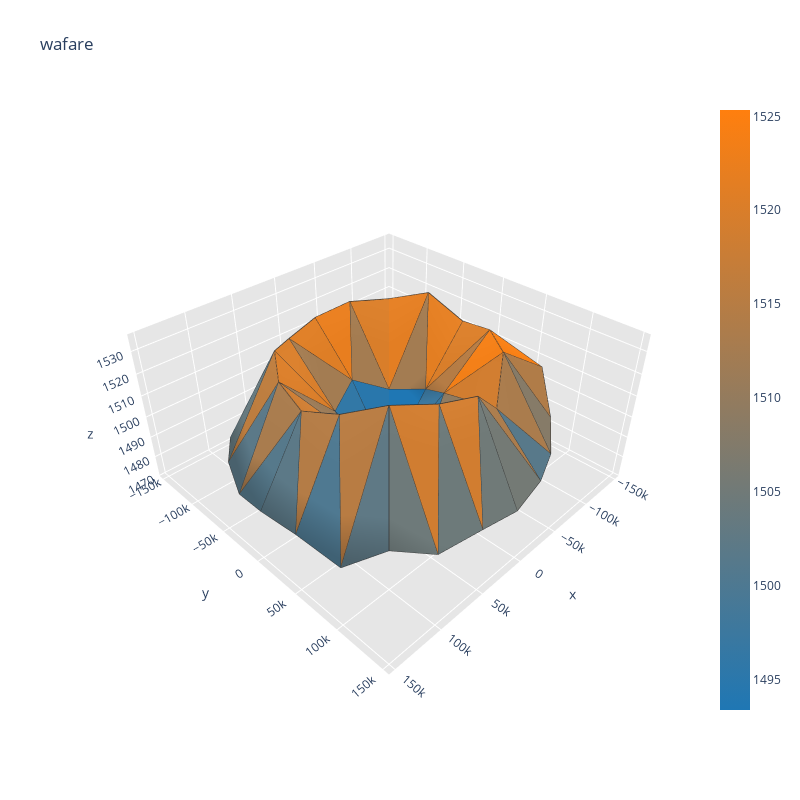

The notebook cell this image was saved under:
### Code cell
latent_points, labels, _ = generate_latent_points(latent_dim, 1)
pp = create_process_vector(YS[15])
print(pp)
X_test = generator_model.predict([latent_points, pp])

X_test = thickness_extraction(X_test[0])

visualize(X_test)

### Figure 1 — Plotly figure (JSON) as saved in the notebook; plotly's stock layout.template omitted (floating-point values rounded to 4 significant figures; data arrays with more than 128 entries replaced by an {"elided": "..."} marker saying what was removed)
{"data": [{"facecolor": ["rgb(76, 121, 146)", "rgb(94, 121, 133)", "rgb(92, 121, 135)", "rgb(109, 122, 122)", "rgb(86, 121, 139)", "rgb(165, 124, 81)", "rgb(141, 123, 98)", "rgb(177, 124, 72)", "rgb(56, 120, 161)", "rgb(180, 124, 70)", "rgb(216, 126, 43)", "rgb(209, 125, 48)", "rgb(143, 123, 97)", "rgb(208, 125, 49)", "rgb(169, 124, 78)", "rgb(218, 126, 42)", "rgb(214, 126, 45)", "rgb(243, 127, 23)", "rgb(227, 126, 35)", "rgb(217, 126, 42)", "rgb(46, 120, 169)", "rgb(245, 127, 21)", "rgb(255, 127, 14)", "rgb(176, 124, 73)", "rgb(222, 126, 38)", "rgb(163, 124, 82)", "rgb(232, 126, 31)", "rgb(164, 124, 81)", "rgb(50, 120, 166)", "rgb(41, 119, 172)", "rgb(113, 122, 119)", "rgb(226, 126, 35)", "rgb(140, 123, 99)", "rgb(129, 123, 107)", "rgb(207, 125, 50)", "rgb(130, 123, 107)", "rgb(205, 125, 51)", "rgb(155, 123, 88)", "rgb(211, 125, 47)", "rgb(171, 124, 76)", "rgb(41, 119, 173)", "rgb(51, 120, 165)", "rgb(32, 119, 179)", "rgb(143, 123, 97)", "rgb(58, 120, 160)", "rgb(91, 121, 136)", "rgb(189, 125, 63)", "rgb(103, 122, 127)", "rgb(217, 126, 42)", "rgb(181, 124, 69)", "rgb(227, 126, 34)", "rgb(163, 124, 82)", "rgb(60, 120, 159)", "rgb(31, 119, 180)", "rgb(88, 121, 138)", "rgb(170, 124, 77)", "rgb(134, 123, 104)", "rgb(182, 124, 68)", "rgb(247, 127, 20)", "rgb(176, 124, 72)", "rgb(188, 125, 64)", "rgb(230, 126, 33)", "rgb(116, 122, 117)", "rgb(171, 124, 76)", "rgb(112, 122, 120)", "rgb(209, 125, 48)", "rgb(79, 121, 145)", "rgb(184, 124, 67)", "rgb(95, 121, 133)", "rgb(109, 122, 122)", "rgb(208, 125, 49)", "rgb(110, 122, 122)"], "i": [38, 32, 44, 17, 22, 18, 13, 14, 2, 19, 6, 3, 10, 16, 21, 21, 12, 12, 4, 16, 8, 8, 24, 8, 18, 6, 5, 5, 5, 4, 33, 14, 33, 16, 35, 34, 7, 21, 19, 8, 6, 7, 39, 18, 39, 21, 41, 40, 0, 12, 14, 4, 3, 0, 27, 10, 27, 12, 29, 28, 9, 24, 26, 10, 9, 9, 45, 19, 45, 24, 47, 46], "j": [17, 13, 22, 36, 42, 17, 30, 13, 3, 22, 18, 10, 3, 36, 42, 6, 30, 3, 14, 4, 2, 19, 8, 24, 5, 5, 16, 4, 6, 5, 14, 33, 34, 35, 16, 35, 21, 7, 7, 7, 7, 8, 18, 39, 40, 41, 21, 41, 12, 0, 0, 0, 0, 4, 10, 27, 28, 29, 12, 29, 10, 9, 9, 9, 48, 24, 19, 45, 46, 47, 24, 47], "k": [37, 31, 43, 37, 43, 38, 31, 32, 1, 44, 20, 11, 2, 17, 22, 20, 13, 11, 15, 15, 1, 23, 23, 2, 17, 18, 17, 16, 1, 1, 32, 15, 15, 36, 15, 15, 22, 6, 22, 19, 1, 1, 38, 20, 20, 42, 20, 20, 13, 3, 13, 14, 1, 1, 26, 11, 11, 30, 11, 11, 2, 2, 25, 26, 25, 48, 44, 23, 23, 48, 23, 23], "name": "", "type": "mesh3d", "x": [-49000, 0, 3e-12, -34650.0, -34650.0, -9.001e-12, 34650.0, 49000, 34650.0, 6.001e-12, -37503, -69300.0, -90540.0, -98000, -90540.0, -69300.0, -37503, -1.8e-11, 37503, 90540.0, 69300.0, 90540.0, 98000, 69300.0, 37503, 9.001e-12, -38050.0, -73500, -103945, -127306, -141991, -147000, -141991, -127306, -103945, -73500, -38050.0, -2.7e-11, 38050.0, 73500, 103945, 127306, 141991, 147000, 141991, 127306, 103945, 73500, 38050.0], "y": [6.001e-12, 0, 49000, 34650.0, -34650.0, -49000, -34650.0, -1.2e-11, 34650.0, 98000, 90540.0, 69300.0, 37503, 1.2e-11, -37503, -69300.0, -90540.0, -98000, -90540.0, 37503, -69300.0, -37503, -2.4e-11, 69300.0, 90540.0, 147000, 141991, 127306, 103945, 73500, 38050.0, 1.8e-11, -38050.0, -73500, -103945, -127306, -141991, -147000, -141991, -127306, -103945, -73500, -38050.0, -3.6e-11, 38050.0, 73500, 103945, 127306, 141991], "z": [1503.0, 1478.0, 1501.0, 1511.0, 1499.0, 1508.0, 1503.0, 1503.0, 1507.0, 1530.0, 1515.0, 1530.0, 1530.0, 1526.0, 1535.0, 1530.0, 1531.0, 1528.0, 1526.0, 1529.0, 1530.0, 1527.0, 1524.0, 1535.0, 1534.0, 1492.0, 1494.0, 1495.0, 1500.0, 1513.0, 1502.0, 1499.0, 1482.0, 1499.0, 1498.0, 1494.0, 1497.0, 1488.0, 1483.0, 1471.0, 1490.0, 1491.0, 1488.0, 1492.0, 1490.0, 1481.0, 1491.0, 1487.0, 1493.0]}, {"line": {"color": "rgb(50, 50, 50)", "width": 1.5}, "mode": "lines", "showlegend": false, "type": "scatter3d", "x": {"elided": "360 float values"}, "y": {"elided": "360 float values"}, "z": {"elided": "360 float values"}}, {"hoverinfo": "none", "marker": {"color": [1493.0, 1525.0], "colorscale": [[0, "rgb(31, 119, 180)"], [1, "rgb(255, 127, 14)"]], "showscale": true, "size": 0.1}, "mode": "markers", "showlegend": false, "type": "scatter3d", "x": [-49000], "y": [6.001e-12], "z": [1503.0]}], "layout": {"height": 800, "scene": {"aspectratio": {"x": 1, "y": 1, "z": 0.5}, "xaxis": {"backgroundcolor": "rgb(230, 230, 230)", "gridcolor": "rgb(255, 255, 255)", "showbackground": true, "zerolinecolor": "rgb(255, 255, 255)"}, "yaxis": {"backgroundcolor": "rgb(230, 230, 230)", "gridcolor": "rgb(255, 255, 255)", "showbackground": true, "zerolinecolor": "rgb(255, 255, 255)"}, "zaxis": {"backgroundcolor": "rgb(230, 230, 230)", "gridcolor": "rgb(255, 255, 255)", "showbackground": true, "zerolinecolor": "rgb(255, 255, 255)"}}, "title": {"text": "wafare"}, "width": 800}}
